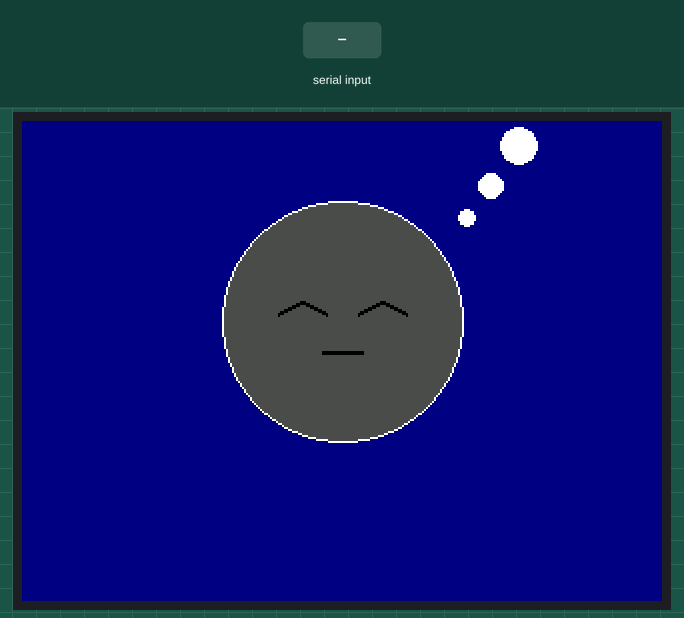
The sketch below on a simulated Arduino Uno, built with avr-gcc and run on an emulated ATmega328P. Parts: 320×240 colour display. Inputs (shaded band) come from the test bench. What the sketch prints to the serial monitor is not drawn.

Above: at 1.4 s.
1.5 s: "GOOD\n" received over Serial
At 2.5 s:
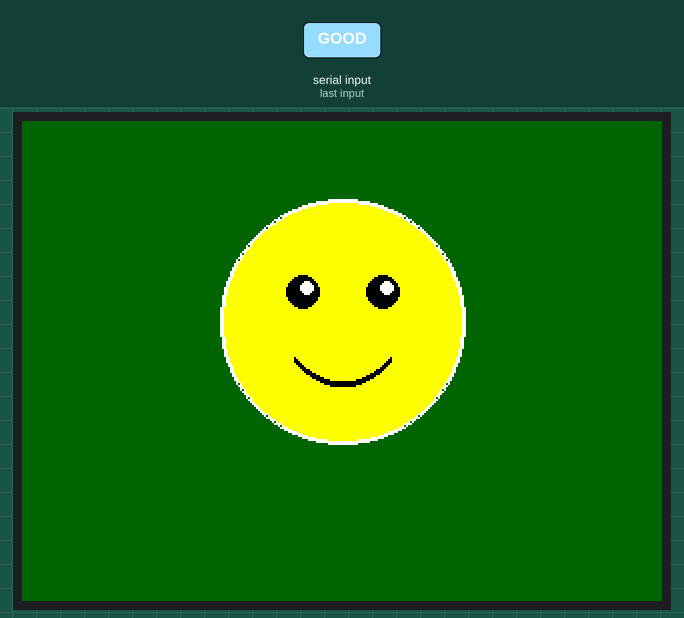
3.1 s: "BAD\n" received over Serial
At 4.3 s:
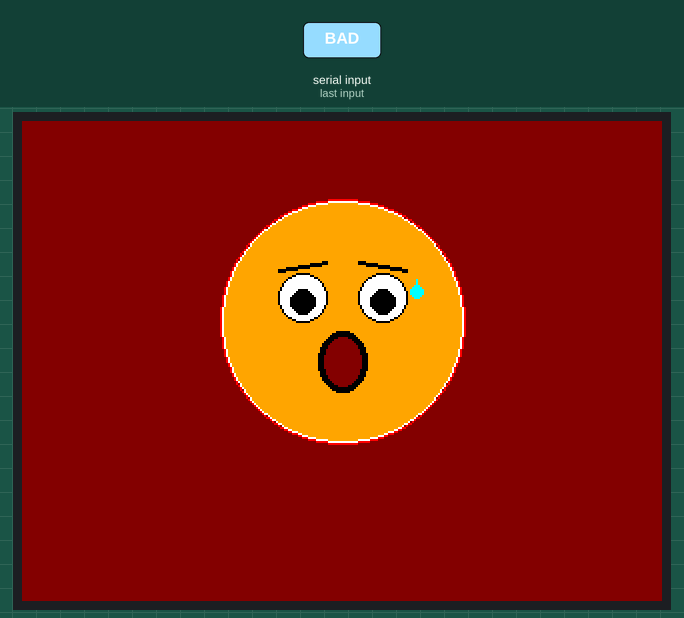
4.7 s: "CAL\n" received over Serial
At 6.0 s:
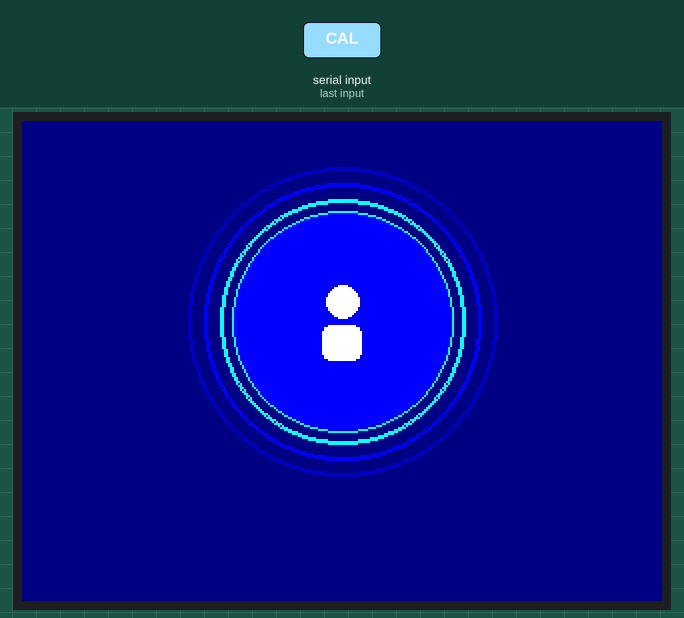
6.3 s: "READY\n" received over Serial
At 7.3 s:
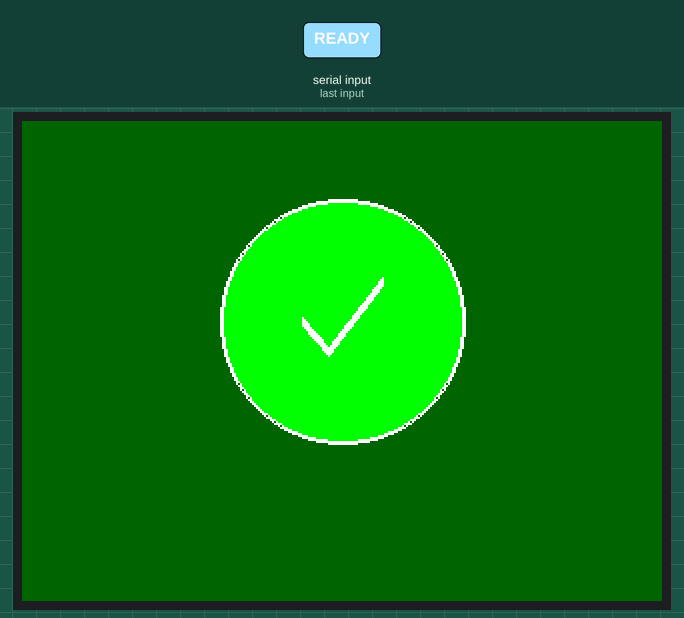
7.9 s: "OFF\n" received over Serial
At 8.7 s:
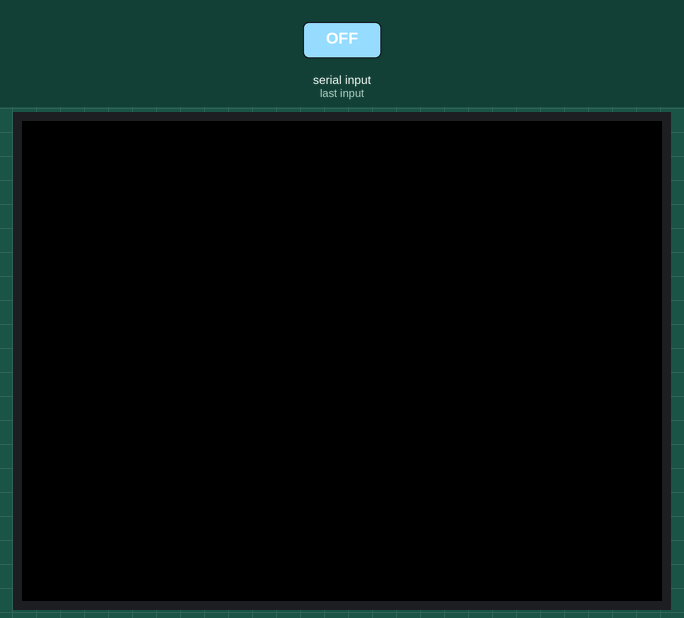
9.4 s: "ALERT\n" received over Serial
At 10.3 s:
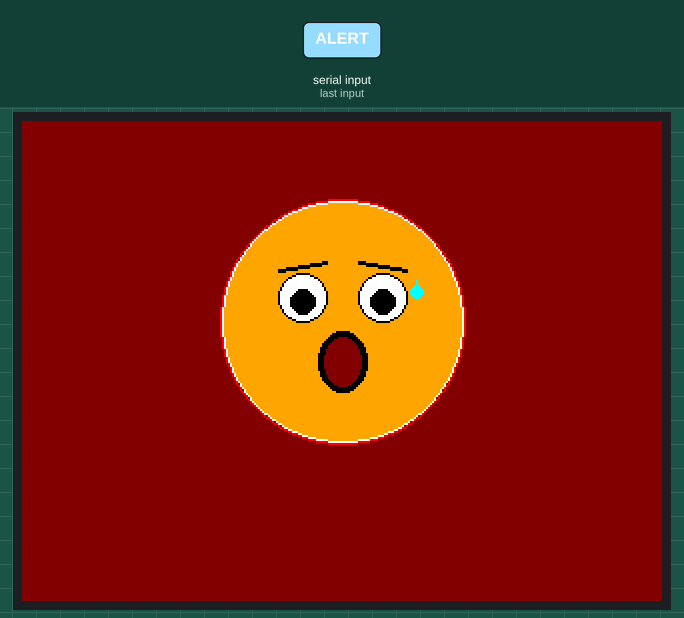
Timing chart, 0 to 12.0 s (numbered marks = the images above; inputs shaded):
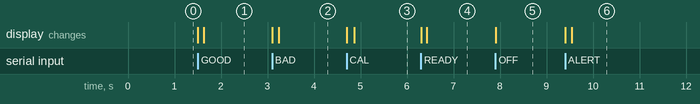

Measured:
- after the input at 1.5 s, the display: first changes at once (image 1 shows a later state)
- after the input at 3.1 s, the display: first changes at once (image 2 shows a later state)
- after the input at 4.7 s, the display: first changes at once (image 3 shows a later state)
- after the input at 6.3 s, the display: first changes at once (image 4 shows a later state)
- after the input at 7.9 s, the display: changes at once (image 5)
- after the input at 9.4 s, the display: first changes at once (image 6 shows a later state)

The sketch:

uno_tft_display.ino
```cpp
/*
 * Arduino UNO — TFT 2.4" ILI9341 Posture Display
 * =================================================
 * Receives posture status commands from the Python script
 * via USB Serial and shows emoji faces on the TFT shield.
 *
 * This sketch is for a 2.4" ILI9341 TFT shield that plugs
 * directly onto the Arduino UNO (occupies all pins).
 *
 * Serial Protocol (9600 baud):
 *   "GOOD\n"    -> Happy/smiling face (green)
 *   "BAD\n"     -> Scared face (red/orange)
 *   "ALERT\n"   -> Scared face with flashing (same as BAD for display)
 *   "SLEEP\n"   -> Sleeping face (dark blue)
 *   "CAL\n"     -> Calibrating screen (blue)
 *   "READY\n"   -> Ready screen (green flash)
 *   "OFF\n"     -> Screen off (black)
 *
 * Library: MCUFRIEND_kbv (install via Arduino Library Manager)
 *          Adafruit GFX Library (dependency, install via Library Manager)
 *
 * Board: Arduino UNO
 * The TFT shield plugs directly onto the UNO headers.
 */

#include <Adafruit_GFX.h>
#include <MCUFRIEND_kbv.h>

// ======================== COLORS (RGB565) ========================
#define COL_BLACK       0x0000
#define COL_WHITE       0xFFFF
#define COL_RED         0xF800
#define COL_GREEN       0x07E0
#define COL_BLUE        0x001F
#define COL_CYAN        0x07FF
#define COL_YELLOW      0xFFE0
#define COL_ORANGE      0xFD20
#define COL_DARK_GREEN  0x0320
#define COL_DARK_RED    0x8000
#define COL_DARK_BLUE   0x0010
#define COL_DARK_AMBER  0x4200
#define COL_DARK_GRAY   0x2104
#define COL_GRAY        0x7BEF


// ======================== GLOBALS ========================
MCUFRIEND_kbv tft;

String currentCommand = "";
String lastStatus = "";

int SCREEN_W;
int SCREEN_H;
int CENTER_X;
int CENTER_Y;
int FACE_R;


void setup() {
  Serial.begin(9600);
  Serial.println(F("UNO TFT Posture Display Starting..."));

  // Initialize TFT
  uint16_t ID = tft.readID();
  if (ID == 0xD3D3) ID = 0x9481;  // Common fix for some shields
  tft.begin(ID);
  tft.setRotation(1);  // Landscape

  SCREEN_W = tft.width();
  SCREEN_H = tft.height();
  CENTER_X = SCREEN_W / 2;
  CENTER_Y = SCREEN_H / 2 - 20;
  FACE_R   = min(SCREEN_W, SCREEN_H) / 4;

  // Show sleeping face on startup (not connected yet)
  drawSleepingFace();
}


void loop() {
  // Read serial commands
  while (Serial.available() > 0) {
    char c = Serial.read();
    if (c == '\n' || c == '\r') {
      if (currentCommand.length() > 0) {
        processCommand(currentCommand);
        currentCommand = "";
      }
    } else {
      currentCommand += c;
    }
  }
}


// ======================== COMMAND PROCESSOR ========================

void processCommand(String cmd) {
  cmd.trim();

  // Avoid redrawing if state hasn't changed
  if (cmd == lastStatus) return;

  if (cmd == "GOOD") {
    drawHappyFace();
  } else if (cmd == "BAD" || cmd == "ALERT") {
    drawScaredFace();
  } else if (cmd == "SLEEP" || cmd == "NONE") {
    drawSleepingFace();
  } else if (cmd == "CAL") {
    drawCalibrationScreen();
  } else if (cmd == "READY") {
    drawReadyScreen();
  } else if (cmd == "OFF") {
    tft.fillScreen(COL_BLACK);
  }

  lastStatus = cmd;
}


// ======================== HAPPY FACE (Good Posture) ========================

void drawHappyFace() {
  tft.fillScreen(COL_DARK_GREEN);

  int cx = CENTER_X;
  int cy = CENTER_Y;
  int r  = FACE_R;

  // Face circle — bright yellow with white outline
  tft.fillCircle(cx, cy, r, COL_YELLOW);
  tft.drawCircle(cx, cy, r, COL_WHITE);
  tft.drawCircle(cx, cy, r + 1, COL_WHITE);

  // Eyes — solid black with white highlights
  int eyeY = cy - r / 4;
  int eyeSpacing = r / 3;
  int eyeR = r / 7;

  // Left eye
  tft.fillCircle(cx - eyeSpacing, eyeY, eyeR, COL_BLACK);
  tft.fillCircle(cx - eyeSpacing + 2, eyeY - 2, 3, COL_WHITE);  // highlight

  // Right eye
  tft.fillCircle(cx + eyeSpacing, eyeY, eyeR, COL_BLACK);
  tft.fillCircle(cx + eyeSpacing + 2, eyeY - 2, 3, COL_WHITE);  // highlight

  // Cute smile — gentle arc, positioned well below eyes
  int smileY = cy + r / 2;
  int smileW = r * 2 / 5;
  for (int i = -smileW; i <= smileW; i++) {
    int y = smileY - (i * i) / (smileW * 2);
    tft.drawPixel(cx + i, y, COL_BLACK);
    tft.drawPixel(cx + i, y + 1, COL_BLACK);
    tft.drawPixel(cx + i, y + 2, COL_BLACK);
  }

}


// ======================== SCARED FACE (Bad Posture) ========================

void drawScaredFace() {
  tft.fillScreen(COL_DARK_RED);

  int cx = CENTER_X;
  int cy = CENTER_Y;
  int r  = FACE_R;

  // Face circle — orange/yellow
  tft.fillCircle(cx, cy, r, COL_ORANGE);
  tft.drawCircle(cx, cy, r, COL_WHITE);
  tft.drawCircle(cx, cy, r + 1, COL_RED);

  // Scared wide eyes — large white circles with small pupils
  int eyeY = cy - r / 5;
  int eyeSpacing = r / 3;
  int eyeR = r / 5;

  // Left eye — wide open
  tft.fillCircle(cx - eyeSpacing, eyeY, eyeR, COL_WHITE);
  tft.drawCircle(cx - eyeSpacing, eyeY, eyeR, COL_BLACK);
  tft.fillCircle(cx - eyeSpacing, eyeY + 2, eyeR / 2, COL_BLACK);  // pupil looking down

  // Right eye — wide open
  tft.fillCircle(cx + eyeSpacing, eyeY, eyeR, COL_WHITE);
  tft.drawCircle(cx + eyeSpacing, eyeY, eyeR, COL_BLACK);
  tft.fillCircle(cx + eyeSpacing, eyeY + 2, eyeR / 2, COL_BLACK);  // pupil looking down

  // Raised eyebrows (scared look)
  int browY = eyeY - eyeR - 6;
  tft.drawLine(cx - eyeSpacing - eyeR, browY + 4,
               cx - eyeSpacing + eyeR, browY, COL_BLACK);
  tft.drawLine(cx - eyeSpacing - eyeR, browY + 5,
               cx - eyeSpacing + eyeR, browY + 1, COL_BLACK);
  tft.drawLine(cx + eyeSpacing + eyeR, browY + 4,
               cx + eyeSpacing - eyeR, browY, COL_BLACK);
  tft.drawLine(cx + eyeSpacing + eyeR, browY + 5,
               cx + eyeSpacing - eyeR, browY + 1, COL_BLACK);

  // Open mouth (scared 'O' shape)
  int mouthY = cy + r / 3;
  int mouthW = r / 5;
  int mouthH = r / 4;
  tft.fillEllipse(cx, mouthY, mouthW, mouthH, COL_BLACK);
  tft.fillEllipse(cx, mouthY, mouthW - 3, mouthH - 3, COL_DARK_RED);

  // Sweat drop
  tft.fillCircle(cx + eyeSpacing + eyeR + 5, eyeY - 3, 3, COL_CYAN);
  tft.fillTriangle(cx + eyeSpacing + eyeR + 5, eyeY - 9,
                   cx + eyeSpacing + eyeR + 3, eyeY - 4,
                   cx + eyeSpacing + eyeR + 7, eyeY - 4, COL_CYAN);

}


// ======================== SLEEPING FACE (Not Connected) ========================

void drawSleepingFace() {
  tft.fillScreen(COL_DARK_BLUE);

  int cx = CENTER_X;
  int cy = CENTER_Y;
  int r  = FACE_R;

  // Face circle — soft blue/gray
  tft.fillCircle(cx, cy, r, 0x4A69);  // Muted blue-gray
  tft.drawCircle(cx, cy, r, COL_WHITE);

  // Closed eyes — curved lines (sleeping)
  int eyeY = cy - r / 6;
  int eyeSpacing = r / 3;
  int eyeW = r / 5;

  // Left closed eye — small arc
  for (int i = -eyeW; i <= eyeW; i++) {
    int y = eyeY + abs(i) / 2;
    tft.drawPixel(cx - eyeSpacing + i, y, COL_BLACK);
    tft.drawPixel(cx - eyeSpacing + i, y + 1, COL_BLACK);
  }

  // Right closed eye — small arc
  for (int i = -eyeW; i <= eyeW; i++) {
    int y = eyeY + abs(i) / 2;
    tft.drawPixel(cx + eyeSpacing + i, y, COL_BLACK);
    tft.drawPixel(cx + eyeSpacing + i, y + 1, COL_BLACK);
  }

  // Small sleepy mouth — flat line with slight droop
  int mouthY = cy + r / 4;
  tft.drawLine(cx - r / 6, mouthY, cx + r / 6, mouthY, COL_BLACK);
  tft.drawLine(cx - r / 6, mouthY + 1, cx + r / 6, mouthY + 1, COL_BLACK);

  // "Zzz" bubbles — drawn as small circles (no text)
  tft.fillCircle(cx + r + 2, cy - r + 8, 4, COL_WHITE);
  tft.fillCircle(cx + r + 14, cy - r - 8, 6, COL_WHITE);
  tft.fillCircle(cx + r + 28, cy - r - 28, 9, COL_WHITE);
}


// ======================== CALIBRATION SCREEN ========================

void drawCalibrationScreen() {
  tft.fillScreen(COL_DARK_BLUE);

  int cx = CENTER_X;
  int cy = CENTER_Y;
  int r  = FACE_R;

  // Pulsing rings
  tft.drawCircle(cx, cy, r, COL_CYAN);
  tft.drawCircle(cx, cy, r + 1, COL_CYAN);
  tft.drawCircle(cx, cy, r + 8, COL_BLUE);
  tft.drawCircle(cx, cy, r + 9, COL_BLUE);
  tft.drawCircle(cx, cy, r + 16, 0x0018);
  tft.drawCircle(cx, cy, r + 17, 0x0018);

  // Inner filled circle
  tft.fillCircle(cx, cy, r - 5, COL_BLUE);
  tft.drawCircle(cx, cy, r - 5, COL_CYAN);

  // Simple person icon
  tft.fillCircle(cx, cy - 10, 8, COL_WHITE);             // Head
  tft.fillRoundRect(cx - 10, cy + 2, 20, 18, 4, COL_WHITE);  // Body

}


// ======================== READY SCREEN ========================

void drawReadyScreen() {
  tft.fillScreen(COL_DARK_GREEN);

  int cx = CENTER_X;
  int cy = CENTER_Y;
  int r  = FACE_R;

  // Large checkmark icon
  tft.fillCircle(cx, cy, r, COL_GREEN);
  tft.drawCircle(cx, cy, r, COL_WHITE);
  tft.drawCircle(cx, cy, r + 1, COL_WHITE);

  // Draw thick checkmark
  int startX = cx - r / 3;
  int midX   = cx - r / 8;
  int endX   = cx + r / 3;
  int startY = cy;
  int midY   = cy + r / 4;
  int endY   = cy - r / 3;

  for (int t = -2; t <= 2; t++) {
    tft.drawLine(startX, startY + t, midX, midY + t, COL_WHITE);
    tft.drawLine(midX, midY + t, endX, endY + t, COL_WHITE);
  }
}
```
